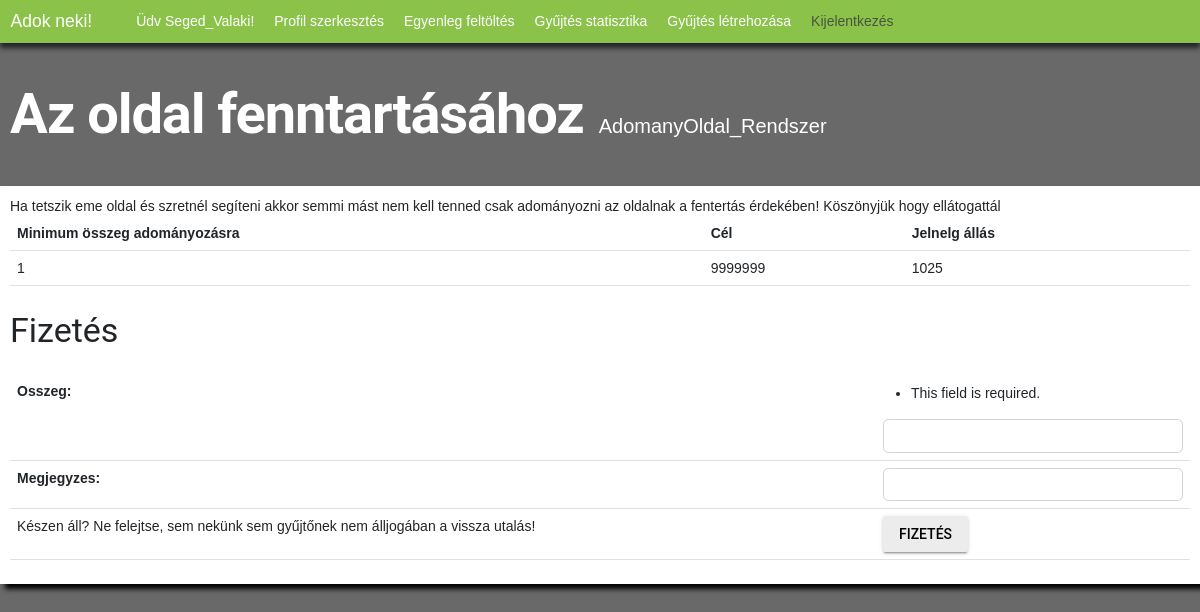
The app's page /gyujtes/10/ (signed in) with its own data.
### app/models.py (models this page shows, shortened)
class gyujtes(models.Model):
    publikalo = models.ForeignKey(
        settings.AUTH_USER_MODEL, on_delete=models.CASCADE)
    cim = models.CharField(max_length=255)
    leiras = models.TextField()
    promocios = models.BooleanField(default=False)
    minAr = models.IntegerField(null=False)
    cel = models.IntegerField()
    jelenleg = models.IntegerField(default=0)
    datumIdo_UTC = models.DateTimeField(default=timezone.now())
    celDatum = models.DateTimeField(null=True)
    class Meta:
        ordering = ["id"]

### app/views.py (the view)
def gyujtesReszlet(request, gyujtesID):
    print(f"gyujtesReszlet pramétere: {gyujtesID}")
    gyujtesID = gyujtesID
    print(f"gyujtesReszlet paramétere utólag: {gyujtesID}")
    gyujtesReszletek = gyujtes.objects.get(id=gyujtesID)
    if request.method == "POST":
        fizetesElbiralasa = fizetesForm(request.POST)
        if fizetesElbiralasa.is_valid():
            fizetendo = fizetesElbiralasa.cleaned_data["osszeg"]
            print(fizetendo)
            megjegyzes = fizetesElbiralasa.cleaned_data["megjegyzes"]
            print(megjegyzes)
            sikeresFizetes = False
            adomanyozoFelh = felhasznalo.objects.get(becenev=request.user.id)
            gyujtesTargy = gyujtes.objects.get(id=gyujtesID)
            if adomanyozoFelh.egyenleg >= fizetendo and gyujtesTargy.minAr <= fizetendo:
                sikeresFizetes = True
                print(sikeresFizetes)
                adomanyozoFelh.egyenleg -= fizetendo
                gyujtesTargy.jelenleg += fizetendo
                adomanyGyujto = felhasznalo.objects.get(
                    becenev=gyujtesTargy.publikalo_id)
                adomanyGyujto.egyenleg += fizetendo
                gyujtesTargy.save()
                adomanyozoFelh.save()
                adomanyGyujto.save()
                fizetesMentes = fizetes.objects.create(ki=adomanyozoFelh.becenev, gyujtesnek=gyujtes.objects.get(
                    id=gyujtesID), mennyit=fizetendo, megjegyzes=megjegyzes)
                fizetesMentes.save()
                sikeresFizetes = True
                return redirect("home")
            else:
                sikeresFizetes = False
                return HttpResponse("A vásárlásod sikertelen! Előfordulhat nem volt elég egyenleged vagy a minimumnél kevesebbet adományoztál! Lépj vissza é Próbált újra!")
    else:
        fizetesElbiralasa = fizetesForm(request.POST)
    elerteCel_EXT(gyujtesReszletek.id)
    return render(request, "templates/app/gyujtesReszlet.html", {"cim": "Adok neki! - "+gyujtesReszletek.cim, "gyujtesReszletek": gyujtesReszletek, "form": fizetesElbiralasa})

### app/forms.py
class fizetesForm(forms.Form):
    osszeg = forms.IntegerField(required=True)
    megjegyzes = forms.CharField(required=False, max_length=254)
    def __init__(self, *args, **kwargs) -> None:
        super(fizetesForm, self).__init__(*args, **kwargs)
        for visible in self.visible_fields():
            visible.field.widget.attrs["class"] = "form-control"

### app/views.py (called while the page is built)
def elerteCel_EXT(cel):
    print("elérte e gyűjtés a célját?")
    gyujtesEll = gyujtes.objects.get(id=cel)
    if gyujtesEll.cel <= gyujtesEll.jelenleg:
        print("Igen")
        jelenlegiDatum = timezone.now()
        gyujtesEll.celDatum = jelenlegiDatum
        gyujtesEll.save()
    else:
        print("Nem")

### app/templates/app/gyujtesReszlet.html (shortened to what this page needs)
{% extends "templates/app/layout/layout_nav.html" %}
{% block content %}
<div id="koszonto">
    <h1 id="oldalcim">{{gyujtesReszletek.cim}}</h1><span id="bejelentkezettFelh">{{gyujtesReszletek.publikalo}}</span>
</div>
{% if user.is_authenticated %}
<div id="doboz">
    <div id="leiras">
        <span>{{gyujtesReszletek.leiras}}</span>
    </div>
    <table id="reszletTabla" class="table">
        <thead>
            <th scope="col">Minimum összeg adományozásra</th>
            <th scope="col">Cél</th>
            <th scope="col">Jelnelg állás</th>
        </thead>
        <tbody>
            <tr>
                <td scope="row">{{gyujtesReszletek.minAr}}</td>
                <td scope="row">{{gyujtesReszletek.cel}}</td>
                <td scope="row">{{gyujtesReszletek.jelenleg}}</td>
            </tr>
        </tbody>
    </table>
    <h3 id="fizetes">Fizetés</h3>
    <div>
        <table class="table">
            <form action="" method="post">
                {{form.as_table}}
                <tr>
                    <td scope="row">Készen áll? Ne felejtse, sem nekünk sem gyűjtőnek nem álljogában a vissza utalás!
                    </td>
                    <td><input type="submit" value="Fizetés" class="mdl-button mdl-js-button mdl-button--raised"></td>
                </tr>
            </form>
        </table>
    </div>
</div>
{% endif %}
{% endblock %}

### app/templates/app/layout/layout_nav.html (shortened to what this page needs)
{% extends "templates/app/layout/layout_head.html"%}
{%block navbar%}
<nav class="navbar navbar-expand-lg bg-primary">
    <div class="container-fluid">
        <a href="{% url 'kezdolap' %}" id="kezdolapVissza" class="navbar-brand">Adok neki!</a>
        <div class="collapse navbar-collapse" id="navbarNavDropdown">
            {% if user.is_authenticated%}
            <ul class="navbar-nav">
                <li class="nav-item">
                </li>
                <li><a href="{%url 'profil'%}" id="ugras" class="nav-item">Üdv {{request.user.username}}!</a></li>
                <li><a href="{%url 'profilSzerk'%}" id="ugras" class="nav-item">Profil szerkesztés</a></li>
                <li><a href="{%url 'egyenlegFel'%}" id="ugras" class="nav-item">Egyenleg feltöltés</a></li>
                <li><a href="{%url 'gyujtesStat'%}" id="ugras" class="nav-item">Gyűjtés statisztika</a></li>
                <li><a href="{%url 'ujGyujtes'%}" id="ugras" class="nav-item">Gyűjtés létrehozása</a></li>
                <li>
                    <a href="{% url 'kijelentkezes'%}" class="mdl-navigation__link nav-item">Kijelentkezés</a>
                </li>
            </ul>
            {%else%}
            <ul class="navbar-nav">
                <li class="nav-item">
                    <a href="{% url 'bejelentkezes' %}" class="mdl-navigation__link">Bejelentkezés</a>
                </li>
            </ul>
            {%endif%}
        </div>
    </div>
</nav>
{%endblock%}

### app/static/app/main_style.css (style rules this page uses)
body { background-color: #696969; }
#oldalcim { color: white; font-weight: 700; padding: 10px; }
#kezdolapVissza { color: white; text-decoration-line:none; }
#doboz { background-color: white; padding: 10px; box-shadow: 5px 5px 5px black; }
#ugras { color: white; text-decoration-line: none; }
table { width:-moz-available }
.navbar { box-shadow: 0px 5px 5px; }
.navbar-nav .nav-item { padding: 0 10px 0 10px; }
#koszonto { display: flex; align-content: center; align-items:baseline; flex-direction:row; }
#bejelentkezettFelh { color: white; font-size: 20px; padding: 0 0 0 5px; }

### records on screen
gyujtes: cim "Az oldal fenntartásához", publikalo "AdomanyOldal_Rendszer", leiras "Ha tetszik eme oldal és szretnél segíteni akkor semmi mást nem kell tenned csak adományozni az oldalnak a fentertás érdekében! Köszönyjük hogy ellátogattál", minAr "1", cel "9999999", jelenleg "1025"

### other values on screen
{{ request.user.username }} "Seged_Valaki"
